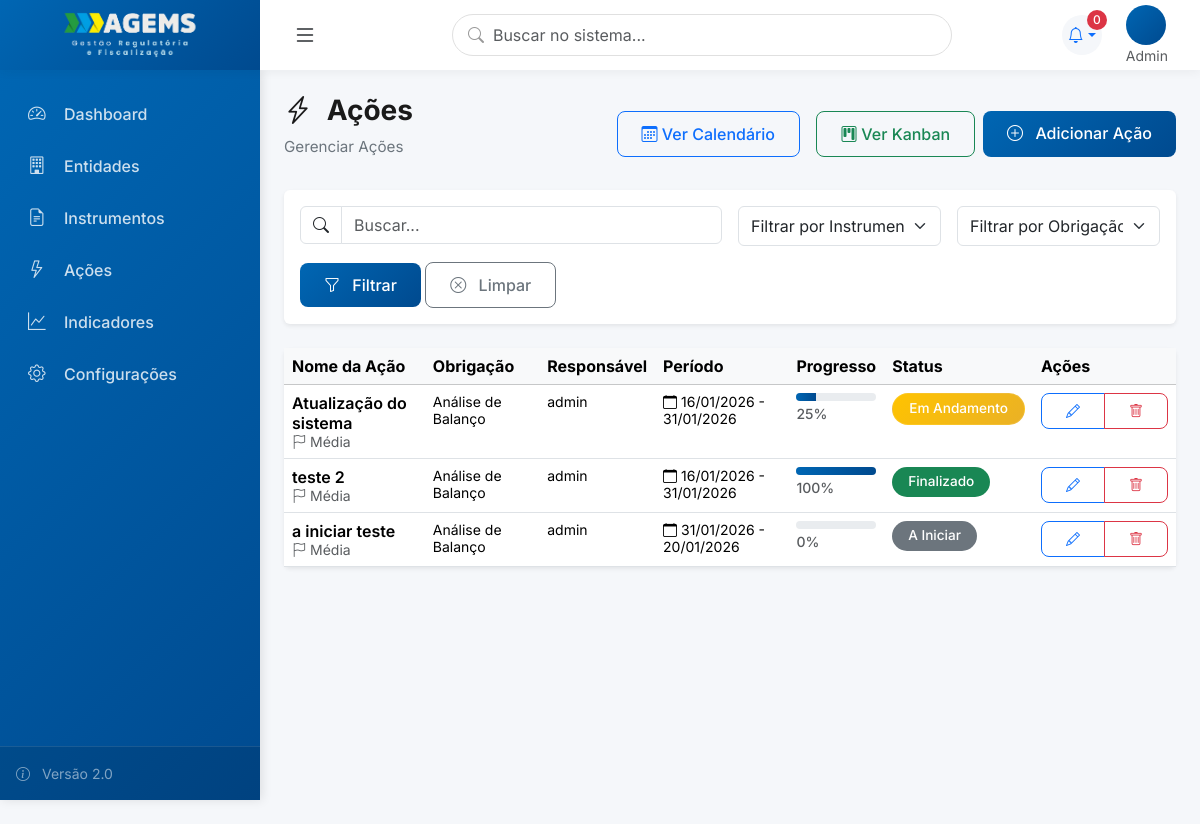
Page /acoes/ (signed in) on the earlier database version.
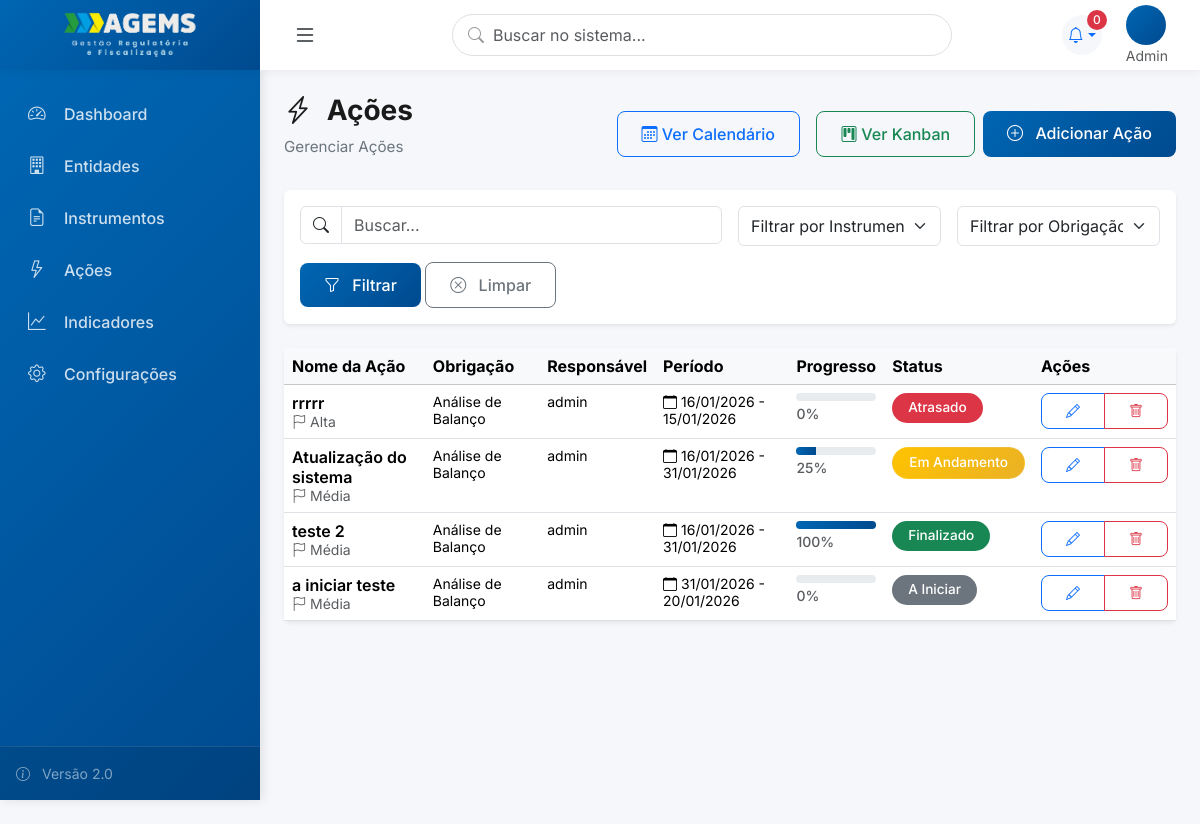
Same page on the later database version.
### acoes/models.py (models this page shows, shortened)
class Acao(models.Model):
    STATUS_CHOICES = [
        ('a_iniciar', 'A Iniciar'),
        ('em_andamento', 'Em Andamento'),
        ('atrasado', 'Atrasado'),
        ('em_validacao', 'Em Validação'),
        ('finalizado', 'Finalizado'),
    ]
    PRIORIDADE_CHOICES = [
        ('baixa', 'Baixa'),
        ('media', 'Média'),
        ('alta', 'Alta'),
        ('urgente', 'Urgente'),
    ]
    PERIODICIDADE_CHOICES = [
        ('unica', 'Única'),
        ('mensal', 'Mensal'),
        ('bimestral', 'Bimestral'),
        ('trimestral', 'Trimestral'),
        ('quadrimestral', 'Quadrimestral'),
        ('semestral', 'Semestral'),
        ('anual', 'Anual'),
    ]
    nome = models.CharField('Nome da Ação', max_length=200)
    descricao = models.TextField('Descrição', blank=True)
    obrigacao = models.ForeignKey(
        Obrigacao,
        on_delete=models.CASCADE,
        verbose_name='Obrigação',
        related_name='acoes'
    )
    tipo_acao = models.ForeignKey(
        TipoAcao,
        on_delete=models.PROTECT,
        verbose_name='Tipo de Ação',
        related_name='acoes_v2',
        null=True,
        blank=True
    )
    responsavel = models.ForeignKey(
        settings.AUTH_USER_MODEL,
        on_delete=models.PROTECT,
        verbose_name='Responsável',
        related_name='acoes_responsavel',
        help_text='Responsável pela ação (apenas 1)'
    )
    executores = models.ManyToManyField(
        settings.AUTH_USER_MODEL,
        verbose_name='Executores',
        related_name='acoes_executor',
        blank=True,
        help_text='Usuários que executam a ação (pode ser vários)'
    )
    status = models.CharField('Status', max_length=15, choices=STATUS_CHOICES, default='a_iniciar')
    percentual_cumprido = models.IntegerField(
        'Percentual Cumprido (%)',
        default=0,
        help_text='Percentual de conclusão da ação (0-100)'
    )
    data_inicio = models.DateField('Data de Início')
    data_fim = models.DateField('Data de Fim')
    data_conclusao = models.DateField('Data de Conclusão Real', null=True, blank=True)
    periodicidade = models.CharField('Periodicidade', max_length=15, choices=PERIODICIDADE_CHOICES, default='unica')
    prioridade = models.CharField('Prioridade', max_length=10, choices=PRIORIDADE_CHOICES, default='media')
    dias_antecedencia_alerta = models.IntegerField(
        'Dias de Antecedência para Alerta',
        null=True,
        blank=True,
        default=None,
        help_text='Número de dias antes do prazo para gerar alerta (opcional)'
    )
    acoes_predecessoras = models.ManyToManyField(
        'self',
        symmetrical=False,
        verbose_name='Ações Predecessoras',
        related_name='acoes_sucessoras',
        blank=True,
        help_text='Ações que devem ser concluídas antes desta'
    )
    observacoes = models.TextField('Observações', blank=True)
    data_cadastro = models.DateTimeField('Data de Cadastro', auto_now_add=True)
    data_atualizacao = models.DateTimeField('Última Atualização', auto_now=True)
    class Meta:
        verbose_name = 'Ação'
        verbose_name_plural = 'Ações'
        ordering = ['data_inicio', 'prioridade', 'nome']

### instrumentos/models.py (models this page shows, shortened)
class Obrigacao(models.Model):
    STATUS_CHOICES = [
        ('pendente', 'Pendente'),
        ('em_andamento', 'Em Andamento'),
        ('cumprida', 'Cumprida'),
        ('vencida', 'Vencida'),
    ]
    titulo = models.CharField('Título da Obrigação', max_length=200)
    descricao = models.TextField('Descrição')
    clausula_referencia = models.CharField(
        'Cláusula de Referência',
        max_length=50,
        blank=True,
        help_text='Ex: Cláusula 5.2, Item 3.4, etc'
    )
    instrumento = models.ForeignKey(
        Instrumento,
        on_delete=models.CASCADE,
        verbose_name='Instrumento',
        related_name='obrigacoes'
    )
    tipo_obrigacao = models.ForeignKey(
        TipoObrigacao,
        on_delete=models.PROTECT,
        verbose_name='Tipo de Obrigação',
        related_name='obrigacoes'
    )
    recorrente = models.BooleanField(
        'Obrigação Recorrente',
        default=False,
        help_text='Se marcado, esta obrigação não será marcada como cumprida automaticamente'
    )
    data_vencimento = models.DateField(
        'Data de Vencimento',
        null=True,
        blank=True,
        help_text='Data limite para cumprimento (se aplicável)'
    )
    status = models.CharField('Status', max_length=15, choices=STATUS_CHOICES, default='pendente')
    cumprida = models.BooleanField('Cumprida', default=False)
    data_cumprimento = models.DateField('Data de Cumprimento', null=True, blank=True)
    dias_antecedencia_alerta = models.IntegerField(
        'Dias de Antecedência para Alerta',
        default=30,
        help_text='Número de dias antes do vencimento para gerar alerta'
    )
    observacoes = models.TextField('Observações', blank=True)
    data_cadastro = models.DateTimeField('Data de Cadastro', auto_now_add=True)
    data_atualizacao = models.DateTimeField('Última Atualização', auto_now=True)
    class Meta:
        verbose_name = 'Obrigação'
        verbose_name_plural = 'Obrigações'
        ordering = ['data_vencimento', 'titulo']

### usuarios/models.py (models this page shows, shortened)
class Usuario(AbstractUser):
    PERFIL_CHOICES = [
        (0, 'Admin'),
        (1, 'Diretoria'),
        (2, 'Assessoria'),
        (3, 'Coordenação'),
        (4, 'Usuário Comum'),
        (5, 'Visualizador'),
    ]
    perfil = models.IntegerField(
        choices=PERFIL_CHOICES,
        default=4,
        verbose_name='Perfil de Acesso',
        help_text='Define o nível de acesso e permissões do usuário'
    )
    diretoria = models.ForeignKey(
        'core.Diretoria',
        on_delete=models.SET_NULL,
        null=True,
        blank=True,
        related_name='usuarios_diretoria',
        verbose_name='Diretoria',
        help_text='Diretoria principal do usuário (obrigatório para perfis 1-5)'
    )
    subunidade = models.ForeignKey(
        'core.Subunidade',
        on_delete=models.SET_NULL,
        null=True,
        blank=True,
        related_name='usuarios',
        verbose_name='Subunidade',
        help_text='Subunidade específica (obrigatório para perfis 2, 3, 4)'
    )
    diretorias_visualizacao = models.ManyToManyField(
        'core.Diretoria',
        blank=True,
        related_name='visualizadores',
        verbose_name='Diretorias para Visualização',
        help_text='Diretorias que o visualizador pode acessar (apenas para perfil 5)'
    )
    cargo = models.CharField(max_length=100, blank=True, verbose_name='Cargo')
    setor = models.CharField(max_length=100, blank=True, verbose_name='Setor/Departamento')
    telefone = models.CharField(max_length=20, blank=True, verbose_name='Telefone')
    entidade = models.ForeignKey(
        'entidades.Entidade',
        on_delete=models.SET_NULL,
        null=True,
        blank=True,
        related_name='usuarios',
        verbose_name='Entidade'
    )
    senha_temporaria = models.BooleanField(
        default=False,
        verbose_name='Senha Temporária',
        help_text='Se True, usuário será forçado a trocar senha no próximo login'
    )
    ativo = models.BooleanField(default=True, verbose_name='Usuário Ativo')
    data_criacao = models.DateTimeField(auto_now_add=True, verbose_name='Data de Criação')
    data_atualizacao = models.DateTimeField(auto_now=True, verbose_name='Última Atualização')
    class Meta:
        verbose_name = 'Usuário'
        verbose_name_plural = 'Usuários'
        ordering = ['first_name', 'last_name']
        indexes = [
            models.Index(fields=['perfil']),
            models.Index(fields=['diretoria']),
            models.Index(fields=['subunidade']),
        ]

### acoes/views.py (the view)
# urls.py: path('acoes/', AcaoListView.as_view(), name='acao_list'),
class AcaoListView(ModernListView):
    model = Acao
    template_name = 'acoes/acao_list.html'
    icon = "bi bi-lightning-charge"
    create_url = 'acao_create'
    search_fields = ['nome', 'descricao', 'obrigacao__titulo']
    def get_queryset(self):
        instrumento_id = self.request.GET.get('instrumento')
        obrigacao_id = self.request.GET.get('obrigacao')
        queryset = Acao.objects.all()
        if instrumento_id:
            queryset = queryset.filter(obrigacao__instrumento_id=instrumento_id)
        if obrigacao_id:
            queryset = queryset.filter(obrigacao_id=obrigacao_id)
        return queryset.order_by('data_inicio', 'prioridade', 'nome')
    def get_context_data(self, **kwargs):
        context = super().get_context_data(**kwargs)
        instrumento_id = self.request.GET.get('instrumento')
        context['instrumentos'] = Instrumento.objects.all()
        context['obrigacoes'] = Obrigacao.objects.filter(instrumento_id=instrumento_id) if instrumento_id else Obrigacao.objects.all()
        try:
            context['instrumento_selecionado'] = int(instrumento_id) if instrumento_id else None
        except (ValueError, TypeError):
            context['instrumento_selecionado'] = None
        try:
            context['obrigacao_selecionada'] = int(self.request.GET.get('obrigacao')) if self.request.GET.get('obrigacao') else None
        except (ValueError, TypeError):
            context['obrigacao_selecionada'] = None
        return context

### core/models.py (called while the page is built)
    def __str__(self):
        return self.nome

### core/views.py (called while the page is built)
    def get_context_data(self, **kwargs):
        context = super().get_context_data(**kwargs)
        context['title'] = getattr(self, 'title', self.model._meta.verbose_name_plural.title())
        context['subtitle'] = getattr(self, 'subtitle', f'Gerenciar {self.model._meta.verbose_name_plural}')
        context['icon'] = getattr(self, 'icon', 'bi bi-list')
        context['singular_name'] = self.model._meta.verbose_name.title()
        context['create_url'] = getattr(self, 'create_url', f'{self.model._meta.model_name}_create')
        return context

### instrumentos/models.py (called while the page is built)
    def __str__(self):
        return f"{self.numero} - {self.tipo_instrumento}"

### templates/acoes/acao_list.html (shortened to what this page needs)
﻿{% extends 'components/list_view.html' %}
{% block header_actions %}
<a href="{% url 'acao_calendario' %}" class="btn btn-outline-primary me-2"><i class="bi bi-calendar3"></i> Ver
    Calendário</a>
<a href="{% url 'acao_kanban' %}" class="btn btn-outline-success"><i class="bi bi-kanban"></i> Ver Kanban</a>
{% endblock %}
{% block extra_filters %}
<div class="col-md-3">
    <select name="instrumento" id="instrumento" class="form-select" style="height: 40px;">
        <option value=""> Filtrar por Instrumento...</option>
    </select>
</div>
<div class="col-md-3">
    <select name="obrigacao" id="obrigacao" class="form-select" style="height: 40px;">
        <option value=""> Filtrar por Obrigação...</option>
    </select>
</div>
{% endblock %}
{% block table_headers %}
<th>Nome da Ação</th>
<th>Obrigação</th>
<th>Responsável</th>
<th>Período</th>
<th>Progresso</th>
<th>Status</th>
{% endblock %}
{% block table_rows %}
{% for acao in object_list %}
<tr>
    <td>
        <div class="fw-semibold toggle-checklist" data-acao="{{acao.id}}" style="cursor:pointer;">{{acao.nome}}
        </div>
        <small class="text-muted"><i class="bi bi-flag me-1"></i>{{acao.get_prioridade_display}}</small>
    </td>
    <td><small>{{acao.obrigacao.titulo}}</small></td>
    <td><small>{{acao.responsavel.get_full_name|default:acao.responsavel.username}}</small></td>
    <td><small><i class="bi bi-calendar me-1"></i>{{acao.data_inicio|date:"d/m/Y"}} -
            {{acao.data_fim|date:"d/m/Y"}}</small></td>
    <td>
        <div class="progress mb-1" style="height: 8px; border-radius: 4px; background-color: #e9ecef;">
            <div class="progress-bar" role="progressbar"
                style="width: {{acao.percentual_cumprido}}%; background: linear-gradient(90deg, #0066B3 0%, #004A8F 100%);"
                aria-valuenow="{{acao.percentual_cumprido}}" aria-valuemin="0" aria-valuemax="100">
            </div>
        </div>
        <small class="text-muted fw-medium">{{acao.percentual_cumprido}}%</small>
    </td>
    <td>
        {% if acao.status == 'finalizado' %}
        <span class="badge bg-success">Finalizado</span>
        {% elif acao.status == 'em_andamento' %}
        <span class="badge bg-gold">Em Andamento</span>
        {% elif acao.status == 'atrasado' %}
        <span class="badge bg-danger">Atrasado</span>
        {% else %}
        <span class="badge bg-secondary">{{acao.get_status_display}}</span>
        {% endif %}
    </td>
    <td>
        <div class="btn-group btn-group-sm">
            <a href="{% url 'acao_edit' acao.pk %}" class="btn btn-outline-primary" title="Editar"><i
                    class="bi bi-pencil"></i></a>
            <a href="{% url 'acao_delete' acao.pk %}" class="btn btn-outline-danger" title="Excluir"><i
                    class="bi bi-trash"></i></a>
        </div>
    </td>
</tr>
{% endfor %}
{% endblock %}

Differences in the rows shown:
added Acao: nome "rrrrr", prioridade "Alta", obrigacao.titulo "Análise de Balanço", responsavel.get_full_name "admin", data_inicio "16/01/2026", data_fim "15/01/2026", percentual_cumprido "0", status "Atrasado"
